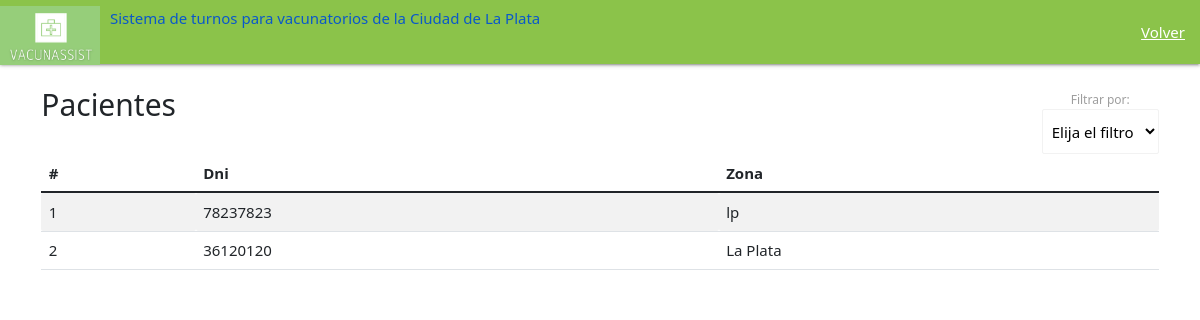
The app's page /lista-de-pacientes/, older data.
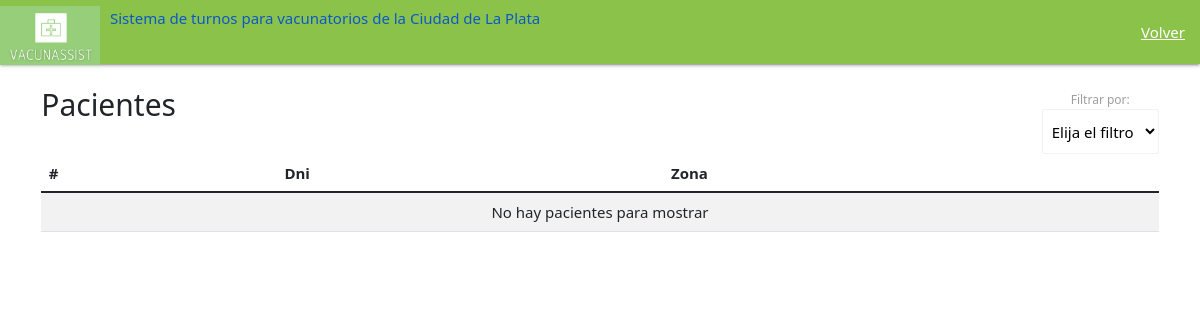
The same page, newer data.
### main/models.py (models this page shows, shortened)
class Paciente(models.Model):
    opciones=((1, 'Si'), (2, 'No'))
    paciente_nombre= models.CharField(max_length=20)
    paciente_apellido= models.CharField(max_length=20)
    paciente_fechaNac= models.DateTimeField("fecha nacimiento")
    paciente_zona= models.CharField(max_length=200)
    paciente_dni= models.CharField(max_length=200)
    paciente_email= models.EmailField(max_length=254)
    vac_Gripe_aplicada=models.SmallIntegerField(choices=opciones,default=2)
    vac_Gripe_turno= models.DateTimeField(null=True)
    vac_Amarilla_asistencia=models.SmallIntegerField(choices=opciones,default=2)
    vac_Amarilla_aplicada=models.SmallIntegerField(choices=opciones,default=2)
    vac_Amarilla_turno= models.DateTimeField(null=True)
    vac_Amarilla_asistencia=models.SmallIntegerField(choices=opciones,default=2)
    vac_Covid1_aplicada=models.SmallIntegerField(choices=opciones,default=2)
    vac_Covid2_aplicada=models.SmallIntegerField(choices=opciones,default=2)
    vac_Covid_turno1= models.DateTimeField(null=True)
    vac_Covid_turno2= models.DateTimeField(null=True)
    vac_Covid1era_asistencia=models.SmallIntegerField(choices=opciones,default=2)
    vac_Covid2da_asistencia=models.SmallIntegerField(choices=opciones,default=2)
    codigo= models.PositiveIntegerField(default=0)
    contraseña = models.CharField(max_length=200)

### main/views.py (the view)
# urls.py: path('lista-de-pacientes/', views.lista_pacientes, name= 'lista_pacientes' ),
def lista_pacientes(request):
    PacienteList= Paciente.objects.all()
    return render(request,"main/listado-pacientes.html",{"paciente":PacienteList})

### main/templates/main/listado-pacientes.html (shortened to what this page needs)
<!DOCTYPE html>
{% load static %}
<html lang="en" dir="ltr">
  <head>
        <link rel="stylesheet" href="https://cdnjs.cloudflare.com/ajax/libs/materialize/1.0.0/css/materialize.min.css">
        <link type='text/css' href="{% static 'css/estilo.css' %}" rel="stylesheet" />
        <link href="https://cdn.jsdelivr.net/npm/bootstrap@5.1.3/dist/css/bootstrap.min.css" rel="stylesheet">
    <link href="https://cdn.jsdelivr.net/npm/bootstrap@5.1.3/dist/css/bootstrap.min.css" rel="stylesheet">
    <nav>
        <div class="nav-wrapper  light-green">
          <a href="/" class="brand-logo">
            <img src="{% static 'imagenes/Logo_VacunAssist_recortado.png' %}" class="img-fluid" width="100" height="66">
          <div class="right"  style="margin: 9px 0px 0px 10px">
            <h6>Sistema de turnos para vacunatorios de la Ciudad de La Plata</h6>
            </div>
          </a>
          <ul id="nav-mobile" class="right hide-on-med">
            <li><a href="/inicio_admin/">Volver</a></li>
          </ul>
        </div>
      </nav>
      <body>
        <div class="center">
        <div class="container py-4">
          <div class="row">
            <div class="col-md-12">
                <div class="right">
                <div class="col-md-12">
                    <label>Filtrar por: </label>
                <select id= "vacunatorio" class="browser-default"   name="vacunatorio">
                    <option value="" disabled selected>Elija el filtro</option>
                  </select>
                </div>
            </div>
            <div class="left">
              <h2>Pacientes</h2>
                </div>
            </div>
<div class="table-responsive">
    <table class="table table-striped">
      <thead>
        <tr>
        <th style="text-align: left">#</th>
        <th style="text-align: left">Dni</th>
        <th style="text-align: left"> Zona </th>
      </thead>
      <tbody>
        {% for c in paciente %}
        <tr>
          <td>{{forloop.counter}}</td>
          <td>{{c.paciente_dni}}</td>
          <td> {{c.paciente_zona}}</td>
        </tr>
        {% endfor%}
        {% if not paciente %}
        <td colspan="5" style="text-align: center">No hay pacientes para mostrar</td>
        {% endif %}
      </tbody>
    </table>
    </body>

Row changes from the older to the newer data that the page shows:
removed Paciente: paciente_dni "78237823", paciente_zona "lp"
removed Paciente: paciente_dni "36120120", paciente_zona "La Plata"
Text that changed along with them:
text now shown: "No hay pacientes para mostrar"
